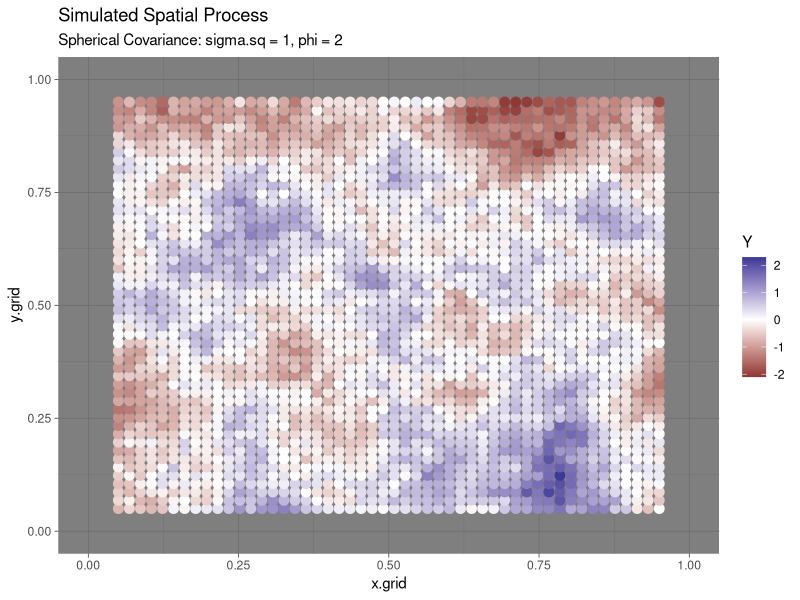

Source code (R): (Note: this script raises an error after producing the figure.)
## ---- chunk 1
knitr::opts_chunk$set(echo = FALSE)
knitr::opts_chunk$set(message = FALSE)
library(ggplot2)
library(dplyr)
library(mnormt)
## ---- chunk 2
dim.grid <- 50
grid.coords <- data.frame(x.grid = rep(seq(.05, .95, length.out=dim.grid), dim.grid),
  y.grid = rep(seq(.05, .95, length.out = dim.grid), each = dim.grid))

dist.grid <- dist(grid.coords, diag = T, upper = T) %>% as.matrix()

sigma.sq <- 1
phi <- 2
Sigma <- sigma.sq * (matrix(1,dim.grid^2,dim.grid^2) - 1.5 * phi * dist.grid + .5 * (phi * dist.grid)^3) 
Sigma[dist.grid > 1/phi] <- 0

Y <- rmnorm(n=1, mean = 0, varcov = Sigma)

grid.coords %>% mutate(Y = Y) %>% ggplot(aes(x=x.grid,y=y.grid)) + geom_point(aes(color=Y), size=3) + ggtitle('Simulated Spatial Process', subtitle = 'Spherical Covariance: sigma.sq = 1, phi = 2') + xlim(0,1) + ylim(0,1) +   scale_colour_gradient2() + theme_dark()
## ---- chunk 3
knitr::include_graphics("MT_Air.png") 
## ---- chunk 4
set.seed(01312019)
krige.dat <- data.frame(x = c(1,3,5,7), y = c(log(1),log(3),log(5),log(7))+rnorm(4,0,.01)) 
krige.dat %>% ggplot(aes(x=x, y=y)) + geom_point() + xlim(1,9) + ylim(0,3) + ylab('Response') + xlab('x coordinate') + ggtitle('1D kriging illustration') 
## ---- chunk 5
krige.dat %>% ggplot(aes(x=x, y=y)) + geom_point() + xlim(1,9) + ylim(0,3) + ylab('Response') + xlab('x coordinate') + ggtitle('1D kriging illustration') + annotate('text',x=4,y=1.3, label = "s1?") + annotate('text',x=6,y=2.2, label = "s2?")
## ---- chunk 6
# Create Gamma Matrix
x <- krige.dat$x
y <- krige.dat$y
D <- dist(x, upper=T, diag=T) %>% as.matrix()
Gamma = 1 - exp(-D/3)

# Create gamma_0 for both s1* and s2*
d1 <- sqrt((4 - x)^2) 
d2 <- sqrt((6 - x)^2) 
gamma.01 <- 1 - exp(-d1/3)
gamma.02 <- 1 - exp(-d2/3)

# Compute l

l.1 <- solve(Gamma) %*% 
  (gamma.01 + c(1 - rep(1,4) %*% solve(Gamma) %*% gamma.01) / c(rep(1,4) %*% solve(Gamma) %*% rep(1,4)))
y1.pred <- t(l.1) %*% y

l.2 <- solve(Gamma) %*% 
  (gamma.02 + c(1 - rep(1,4) %*% solve(Gamma) %*% gamma.02) / c(rep(1,4) %*% solve(Gamma) %*% rep(1,4)))
y2.pred <- t(l.2) %*% y

krige.dat %>% ggplot(aes(x=x, y=y)) + geom_point() + xlim(1,9) + ylim(0,3) + ylab('Response') + xlab('x coordinate') + ggtitle('1D kriging illustration with BLUPs') + annotate('text',x=4,y=y1.pred, label = "s1") + annotate('text',x=6,y=y2.pred, label = "s2")

## ---- chunk 7
set.seed(02012019)
num.pts <- 6
sigma.sq <- 1
tau.sq <- .05
phi <- .75
x = runif(num.pts, max = 10)
mu1 <- rep(0, num.pts)
d <- dist(x, upper=T, diag = T) %>% as.matrix()
Omega11 <- sigma.sq * exp(-d * phi)
y = rmnorm(1, mu1, Omega11)
GP.dat <- data.frame(x=x, y = y)

GP.dat %>% ggplot(aes(x=x, y=y)) + geom_point() + xlim(0,10)  + ylab('Response') + xlab('x coordinate') + ggtitle('1D GP example')
